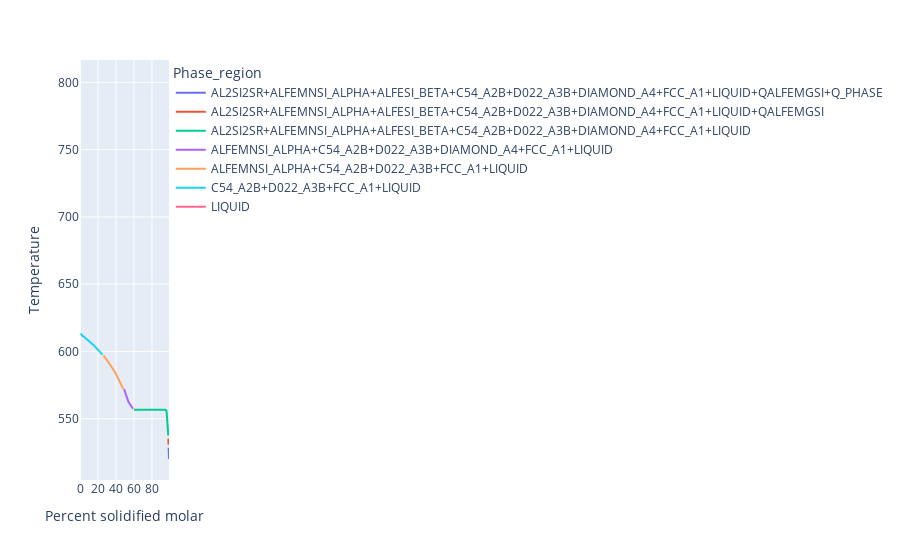

Notebook source saved alongside this figure:
### Code cell
fig = px.line(scheil, x='Percent solidified molar', y='Temperature', color='Phase_region')
fig.show()

### Figure 1 — Plotly figure (JSON) as saved in the notebook; plotly's stock layout.template omitted (floating-point values rounded to 4 significant figures)
{"data": [{"hovertemplate": "Phase_region=AL2SI2SR+ALFEMNSI_ALPHA+ALFESI_BETA+C54_A2B+D022_A3B+DIAMOND_A4+FCC_A1+LIQUID+QALFEMGSI+Q_PHASE<br>Percent solidified molar=%{x}<br>Temperature=%{y}<extra></extra>", "legendgroup": "AL2SI2SR+ALFEMNSI_ALPHA+ALFESI_BETA+C54_A2B+D022_A3B+DIAMOND_A4+FCC_A1+LIQUID+QALFEMGSI+Q_PHASE", "line": {"color": "#636efa", "dash": "solid"}, "marker": {"symbol": "circle"}, "mode": "lines", "name": "AL2SI2SR+ALFEMNSI_ALPHA+ALFESI_BETA+C54_A2B+D022_A3B+DIAMOND_A4+FCC_A1+LIQUID+QALFEMGSI+Q_PHASE", "orientation": "v", "showlegend": true, "type": "scatter", "x": [99.0, 98.9, 98.8, 98.7, 98.6], "xaxis": "x", "y": [520.0, 522.3, 524.4, 526.4, 528.4], "yaxis": "y"}, {"hovertemplate": "Phase_region=AL2SI2SR+ALFEMNSI_ALPHA+ALFESI_BETA+C54_A2B+D022_A3B+DIAMOND_A4+FCC_A1+LIQUID+QALFEMGSI<br>Percent solidified molar=%{x}<br>Temperature=%{y}<extra></extra>", "legendgroup": "AL2SI2SR+ALFEMNSI_ALPHA+ALFESI_BETA+C54_A2B+D022_A3B+DIAMOND_A4+FCC_A1+LIQUID+QALFEMGSI", "line": {"color": "#EF553B", "dash": "solid"}, "marker": {"symbol": "circle"}, "mode": "lines", "name": "AL2SI2SR+ALFEMNSI_ALPHA+ALFESI_BETA+C54_A2B+D022_A3B+DIAMOND_A4+FCC_A1+LIQUID+QALFEMGSI", "orientation": "v", "showlegend": true, "type": "scatter", "x": [98.5, 98.4, 98.3], "xaxis": "x", "y": [530.6, 532.9, 535.2], "yaxis": "y"}, {"hovertemplate": "Phase_region=AL2SI2SR+ALFEMNSI_ALPHA+ALFESI_BETA+C54_A2B+D022_A3B+DIAMOND_A4+FCC_A1+LIQUID<br>Percent solidified molar=%{x}<br>Temperature=%{y}<extra></extra>", "legendgroup": "AL2SI2SR+ALFEMNSI_ALPHA+ALFESI_BETA+C54_A2B+D022_A3B+DIAMOND_A4+FCC_A1+LIQUID", "line": {"color": "#00cc96", "dash": "solid"}, "marker": {"symbol": "circle"}, "mode": "lines", "name": "AL2SI2SR+ALFEMNSI_ALPHA+ALFESI_BETA+C54_A2B+D022_A3B+DIAMOND_A4+FCC_A1+LIQUID", "orientation": "v", "showlegend": true, "type": "scatter", "x": [98.2, 98.1, 98.0, 97.5, 97.0, 96.5, 96.0, 95.5, 95.0, 94.5, 94.0, 93.5, 93.0, 92.5, 92.0, 91.5, 91.0, 90.5, 90.0, 89.5, 89.0, 88.5, 88.0, 87.5, 87.0, 86.5, 86.0, 85.5, 85.0, 84.0, 83.0, 82.0, 81.0, 80.0, 79.0, 78.0, 77.0, 76.0, 75.0, 74.0, 73.0, 72.0, 71.0, 70.0, 69.0, 68.0, 67.0, 66.0, 65.0, 64.0, 63.0, 62.0, 61.0, 60.0], "xaxis": "x", "y": [537.4, 539.2, 540.6, 546.7, 550.9, 553.9, 556.2, 556.6, 556.6, 556.6, 556.6, 556.6, 556.6, 556.6, 556.6, 556.6, 556.6, 556.6, 556.6, 556.6, 556.6, 556.6, 556.6, 556.6, 556.6, 556.6, 556.6, 556.6, 556.6, 556.6, 556.6, 556.6, 556.6, 556.6, 556.6, 556.6, 556.6, 556.6, 556.6, 556.6, 556.6, 556.6, 556.6, 556.6, 556.6, 556.6, 556.6, 556.6, 556.6, 556.6, 556.6, 556.6, 556.6, 556.6], "yaxis": "y"}, {"hovertemplate": "Phase_region=ALFEMNSI_ALPHA+C54_A2B+D022_A3B+DIAMOND_A4+FCC_A1+LIQUID<br>Percent solidified molar=%{x}<br>Temperature=%{y}<extra></extra>", "legendgroup": "ALFEMNSI_ALPHA+C54_A2B+D022_A3B+DIAMOND_A4+FCC_A1+LIQUID", "line": {"color": "#ab63fa", "dash": "solid"}, "marker": {"symbol": "circle"}, "mode": "lines", "name": "ALFEMNSI_ALPHA+C54_A2B+D022_A3B+DIAMOND_A4+FCC_A1+LIQUID", "orientation": "v", "showlegend": true, "type": "scatter", "x": [59.0, 58.0, 57.0, 56.0, 55.0, 54.0, 53.0, 52.0, 51.0, 50.0, 49.0], "xaxis": "x", "y": [557.4, 558.4, 559.3, 560.3, 561.2, 562.3, 564.2, 566.1, 568.2, 570.5, 572.1], "yaxis": "y"}, {"hovertemplate": "Phase_region=ALFEMNSI_ALPHA+C54_A2B+D022_A3B+FCC_A1+LIQUID<br>Percent solidified molar=%{x}<br>Temperature=%{y}<extra></extra>", "legendgroup": "ALFEMNSI_ALPHA+C54_A2B+D022_A3B+FCC_A1+LIQUID", "line": {"color": "#FFA15A", "dash": "solid"}, "marker": {"symbol": "circle"}, "mode": "lines", "name": "ALFEMNSI_ALPHA+C54_A2B+D022_A3B+FCC_A1+LIQUID", "orientation": "v", "showlegend": true, "type": "scatter", "x": [48.0, 47.0, 46.0, 45.0, 44.0, 43.0, 42.0, 41.0, 40.0, 39.0, 38.0, 37.0, 36.0, 35.0, 34.0, 33.0, 32.0, 31.0, 30.0, 29.0, 28.0, 27.0, 26.0], "xaxis": "x", "y": [572.3, 573.8, 575.3, 576.8, 578.2, 579.5, 580.8, 582.0, 583.3, 584.5, 585.6, 586.7, 587.8, 588.8, 589.8, 590.8, 591.7, 592.6, 593.5, 594.4, 595.2, 596.0, 596.8], "yaxis": "y"}, {"hovertemplate": "Phase_region=C54_A2B+D022_A3B+FCC_A1+LIQUID<br>Percent solidified molar=%{x}<br>Temperature=%{y}<extra></extra>", "legendgroup": "C54_A2B+D022_A3B+FCC_A1+LIQUID", "line": {"color": "#19d3f3", "dash": "solid"}, "marker": {"symbol": "circle"}, "mode": "lines", "name": "C54_A2B+D022_A3B+FCC_A1+LIQUID", "orientation": "v", "showlegend": true, "type": "scatter", "x": [25.0, 24.0, 23.0, 22.0, 21.0, 20.0, 19.0, 18.0, 17.0, 16.0, 15.0, 14.0, 13.0, 12.0, 11.0, 10.0, 9.0, 8.0, 7.0, 6.0, 5.0, 4.0, 3.0, 2.0, 1.0], "xaxis": "x", "y": [597.6, 598.4, 599.2, 600.0, 600.7, 601.4, 602.1, 602.8, 603.5, 604.1, 604.8, 605.4, 606.0, 606.6, 607.2, 607.8, 608.4, 608.9, 609.5, 610.0, 610.5, 611.0, 611.5, 612.0, 613.4], "yaxis": "y"}, {"hovertemplate": "Phase_region=LIQUID<br>Percent solidified molar=%{x}<br>Temperature=%{y}<extra></extra>", "legendgroup": "LIQUID", "line": {"color": "#FF6692", "dash": "solid"}, "marker": {"symbol": "circle"}, "mode": "lines", "name": "LIQUID", "orientation": "v", "showlegend": true, "type": "scatter", "x": [0.0], "xaxis": "x", "y": [801.0], "yaxis": "y"}], "layout": {"legend": {"title": {"text": "Phase_region"}, "tracegroupgap": 0}, "margin": {"t": 60}, "xaxis": {"anchor": "y", "domain": [0, 1], "title": {"text": "Percent solidified molar"}}, "yaxis": {"anchor": "x", "domain": [0, 1], "title": {"text": "Temperature"}}}}
